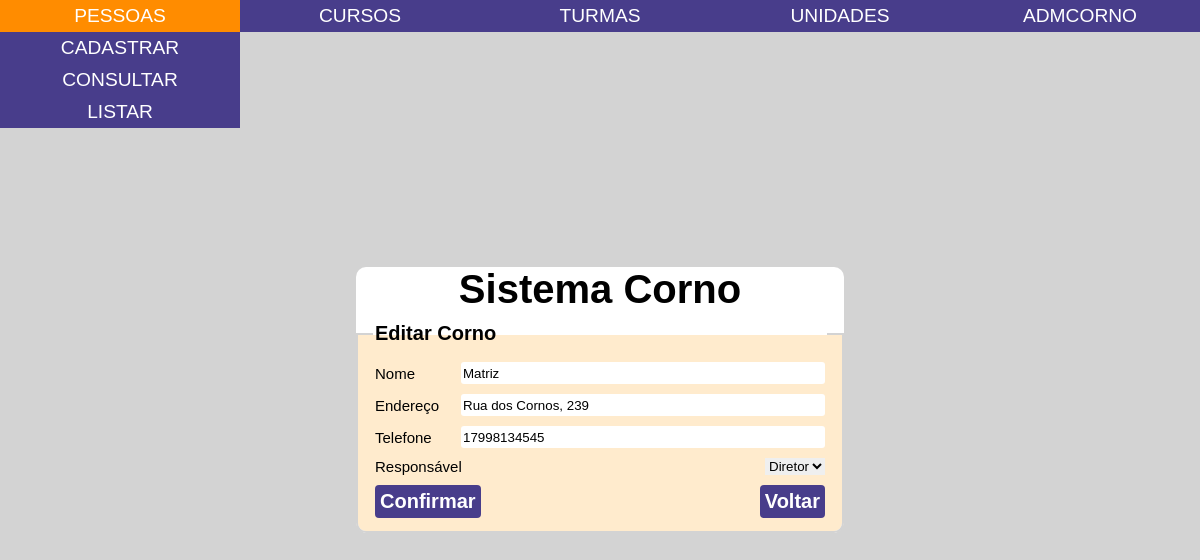
The page /locations/locationedit.php?id=1 (signed in) on the database its author committed.
### tables this page shows
CREATE TABLE locais (
  id INT NOT NULL PRIMARY KEY AUTO_INCREMENT,
  nome VARCHAR(50) NOT NULL,
  endereco VARCHAR(100) NOT NULL,
  telefone VARCHAR(11) NOT NULL,
  id_responsavel INT NOT NULL,

  FOREIGN KEY (id_responsavel) REFERENCES cornos(id)
);

### common/routines/functions.php (called while the page is built, shortened)
<?php
function validarSessao()
{
  if (!isset($_SESSION['idUsuario'])) {
    return false;
  } else {
    return true;
  }
}
function getPermissionLevel($secao, $campo)
{
  require($_SERVER['DOCUMENT_ROOT'] . "/sistema_corno/common/dbconnection.php");
  $userLevel = $conn->query("SELECT id_tipo_corno FROM cornos WHERE id = " . $_SESSION['idUsuario'])->fetchAll()[0][0];
  $sql = "SELECT pc.nivel_acesso FROM tipos_corno c, permissoes p, permissoes_tipos_corno pc WHERE c.id = pc.id_tipo_corno AND p.id_permissao = pc.id_permissao AND c.id =" . $userLevel . " AND p.secao = '" . $secao . "' AND p.campo = '" . $campo . "'";
  $permissionLevel = $conn->query($sql)->fetchAll()[0][0];
  return $permissionLevel;
}
function setStringIfTrue($string, $flag)
{
  return '';
}
function haveReadPermission($secao, $campo)
{
  $permissionLevel = getPermissionLevel($secao, $campo);
  return ($permissionLevel == 1 or $permissionLevel == 3);
}
function haveWritePermission($secao, $campo)
{
  $permissionLevel = getPermissionLevel($secao, $campo);
  return ($permissionLevel == 2 or $permissionLevel == 3);
}
function haveReadWritePermission($secao, $campo)
{
  $permissionLevel = getPermissionLevel($secao, $campo);
  return ($permissionLevel == 3);
}
function havePermission($secao, $campo, $mode)
{
  switch ($mode) {
    case 'r':
      return haveReadPermission($secao, $campo);
    case 'w':
      return haveWritePermission($secao, $campo);
    case 'rw':
      return haveReadWritePermission($secao, $campo);
  }
}

### locations/locationedit.php (the view, shortened to what this page needs)
<?php
require_once($_SERVER['DOCUMENT_ROOT'] . "/sistema_corno/common/header.php");
require_once($_SERVER['DOCUMENT_ROOT'] . "/sistema_corno/common/dbconnection.php");
require_once($_SERVER['DOCUMENT_ROOT'] . "/sistema_corno/common/routines/functions.php");
?>
<?php
if (isset($_POST['nome'])) {
    $local = $conn->query("SELECT * FROM locais WHERE nome LIKE '%{$_POST['nome']}%'")->fetch(PDO::FETCH_ASSOC);
} else {
    $local = $conn->query("SELECT * FROM locais WHERE id = {$_GET['id']}")->fetch(PDO::FETCH_ASSOC);
}
$diretores = $conn->query('SELECT * FROM cornos WHERE id_tipo_corno = (SELECT tipos_corno.id FROM tipos_corno WHERE descricao = "Diretor")')->fetchAll();
?>
<?php if (@validarSessao()) : ?>
    <?php if (havePermission('Locais', 'Listar', 'rw')) : ?>
        <fieldset class='cadastroForm'>
            <legend class='formulario'>Editar Corno</legend>
            <form name='form1' action='/sistema_corno/locations/routines/editlocation.php' method='post'>
                <div class='formulario'>
                    <?php if (havePermission('Locais', 'Nome', 'r')) : ?>
                        <?php $readonly = setStringIfTrue('readonly', !havePermission('Locais', 'Nome', 'w')) ?>
                        <div class='campos'>
                            <label class='labels' for='nome'>Nome</label>
                            <input class='campo' type='text' name='nome' placeholder='  Digite o nome da unidade:' required maxlength='200' value="<?= $local['nome'] ?>" <?= $readonly ?>>
                        </div>
                    <?php endif; ?>
                    <?php if (havePermission('Locais', 'Endereco', 'r')) : ?>
                        <?php $readonly = setStringIfTrue('readonly', !havePermission('Locais', 'Endereco', 'w')) ?>
                        <div class='campos'>
                            <label class='labels' for='endereco'>Endereço</label>
                            <input class='campo' type='text' name='endereco' placeholder='  Digite o endereço:' required value="<?= $local['endereco'] ?>" <?= $readonly ?>>
                        </div>
                    <?php endif; ?>
                    <?php if (havePermission('Locais', 'Telefone', 'r')) : ?>
                        <?php $readonly = setStringIfTrue('readonly', !havePermission('Locais', 'Telefone', 'w')) ?>
                        <div class='campos'>
                            <label class='labels' for='telefone'>Telefone</label>
                            <input class='campo' type='text' name='telefone' placeholder='  Digite o endereço:' required maxlength='11' value="<?= $local['telefone'] ?>" <?= $readonly ?>>
                        </div>
                    <?php endif; ?>
                    <?php if (havePermission('Locais', 'Responsavel', 'r')) : ?>
                        <div class="campos">
                            <label class="labels" for="responsavel" data-placeholder="Escolha o chifrudo que vai gerenciar essa bagaça">Responsável</label>
                            <?php $disabled = setStringIfTrue('disabled', !havePermission('Locais', 'Responsavel', 'w')) ?>
                            <select name="id_responsavel" id="id_responsavel" <?= $disabled ?>>
                                <?php foreach ($diretores as $diretor) : ?>
                                    <option value="<?= $diretor['id'] ?>"><?= $diretor['nome'] ?></option>
                                <?php endforeach; ?>
                            </select>
                        </div>
                    <?php endif; ?>
                    <div class='listaBotoes'>
                        <?php if (havePermission('Locais', 'Listar', 'w')) : ?>
                            <input class='botoes' type='submit' value='Confirmar'>
                        <?php endif; ?>
                        <button class='botoes'><a href="javascript:history.back()">Voltar</a></button>
                    </div>
                </div>
            </form>
        </fieldset>
    <?php else : ?>
        <p>Forbidden.</p>
    <?php endif; ?>
<?php else : ?>
    <p>Conecte-se para visualizar esta página.</p>
<?php endif; ?>
<?php
require_once($_SERVER['DOCUMENT_ROOT'] . "/sistema_corno/common/footer.php");
?>

### assets/css/style.css (style rules this page uses)
:root { --cor-primaria: #483d8b; --cor-secundaria: #ff8c00; --cor-terciaria: #ffebcd; }
body { margin: 0px; border: 0px; padding: 0px; background-color: lightgray; }
fieldset { border: 2px solid; margin: 0px; }
a { text-decoration: none; color: white; padding: 0px; margin: 0px; border: 0px; width: 100%; height: 100%; text-align: center; display: block; }
select { padding: 0px; margin: 0px; border: 0px; }
.labels { font-family: Arial, Helvetica, sans-serif; font-weight: initial; font-size: 15px; }
.listaBotoes { display: flex; justify-content: space-between; }
.botoes { padding: 5px; border-style: none !important; border-radius: 4px; background-color: var(--cor-primaria); color: white; font-family: Arial, Helvetica, sans-serif; font-weight: bold; font-size: 20px; }
.campos { width: 100%; display: flex; justify-content: space-between; align-items: center; margin-bottom: 10px; }
.campo { height: 20px; width: 80%; border-style: none; background-color: white; border-radius: 3px; }
.cadastroForm { display: flex; width: 450px; flex-direction: column; align-items: center; background-color: var(--cor-terciaria); border-radius: 0px 0px 10px 10px; border-color: lightgray; box-sizing: border-box; overflow: hidden; background-clip: padding-box; }
.formulario { width: 450px; }

### rows shown on the page
locais: nome "Matriz", endereco "Rua dos Cornos, 239", telefone "17998134545"

### other values the page prints
$_SESSION['nomeUsuario'] "ADMCORNO"
form field id_responsavel "Diretor"
